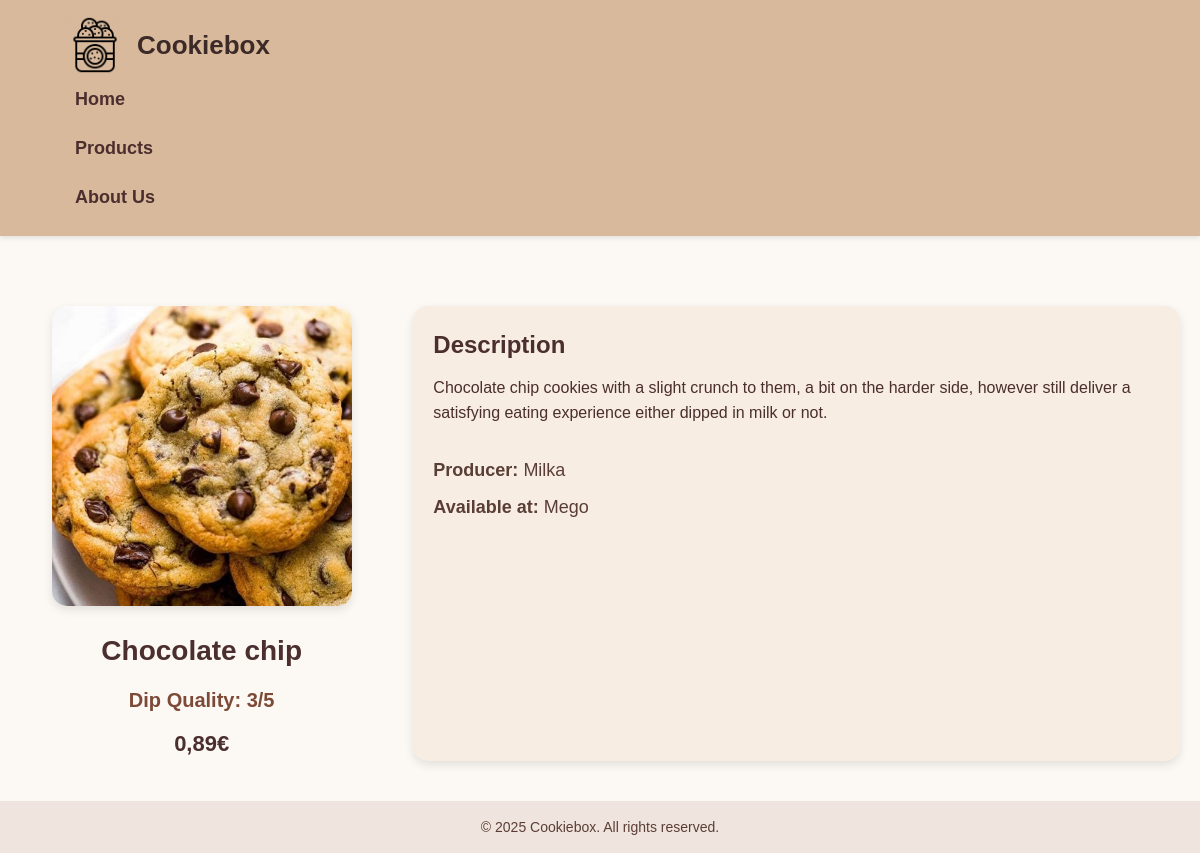
Before: /product/1 with the older database file.
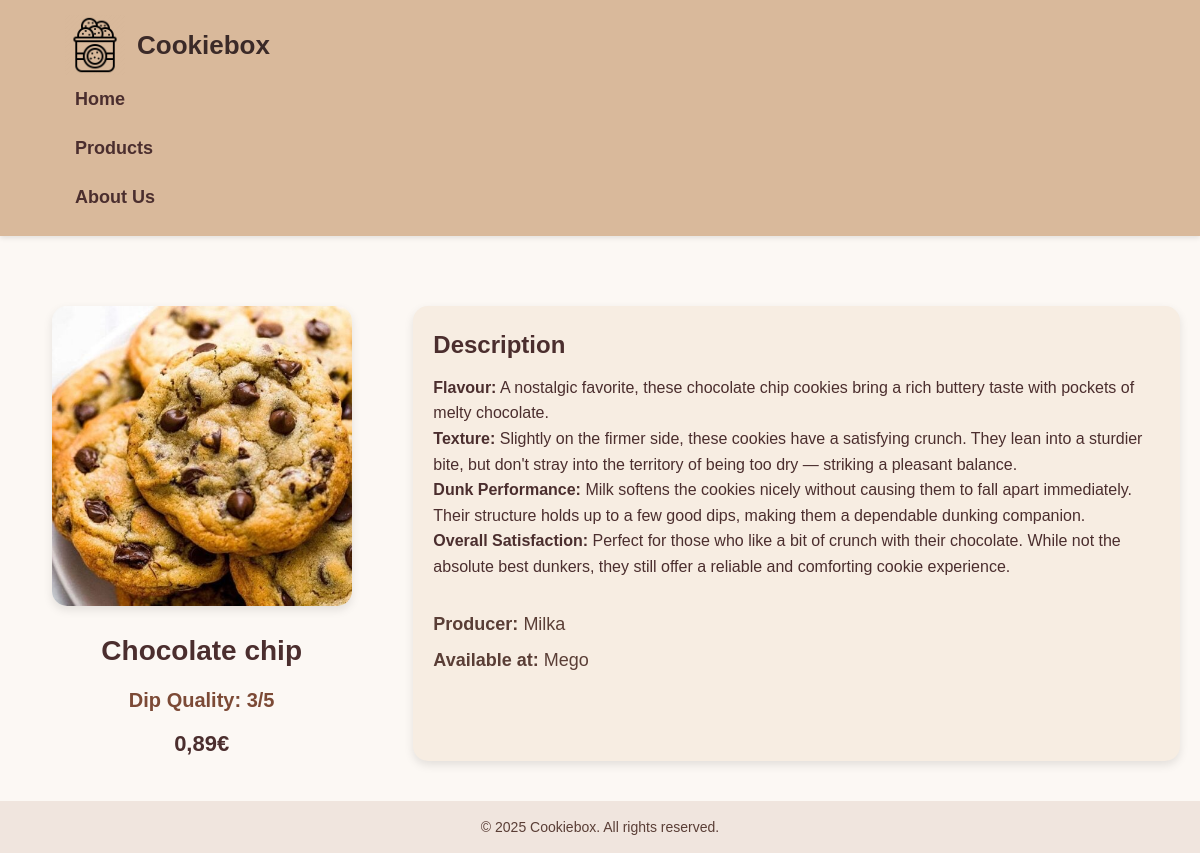
After: the same page with the newer database file.
### tables this page shows
CREATE TABLE products (
	id INTEGER NOT NULL PRIMARY KEY AUTOINCREMENT,
	name TEXT NOT NULL,
	price REAL NOT NULL,
	image TEXT,
	producer_id INTEGER NOT NULL,
	shop_id INTEGER, dip_id INTEGER, description TEXT,
	CONSTRAINT products_producers_FK FOREIGN KEY (id) REFERENCES producers(id),
	CONSTRAINT products_shops_FK FOREIGN KEY (id) REFERENCES shops(id),
	CONSTRAINT products_dipping_quality_FK FOREIGN KEY (id) REFERENCES dipping_quality(id)
);

CREATE TABLE dipping_quality (
	id INTEGER NOT NULL PRIMARY KEY AUTOINCREMENT,
	dipping_quality INTEGER NOT NULL
);

CREATE TABLE producers (
	id INTEGER NOT NULL PRIMARY KEY AUTOINCREMENT,
	name TEXT NOT NULL
);

CREATE TABLE shops (
	id INTEGER NOT NULL PRIMARY KEY AUTOINCREMENT,
	name TEXT NOT NULL
);

### app.py (the view)
@app.route("/product/<int:product_id>")
def products_show(product_id):
    conn = get_db_connection()
    product = conn.execute(
        """
        SELECT
            products.*,
            producers.name AS producer_name,
            shops.name AS shop_name,
            dipping_quality.dipping_quality AS dip_quality
        FROM products
        LEFT JOIN producers ON products.producer_id = producers.id
        LEFT JOIN shops ON products.shop_id = shops.id
        LEFT JOIN dipping_quality ON products.dip_id = dipping_quality.id
        WHERE products.id = ?
        """,
        (product_id,)
    ).fetchone()
    conn.close()
    return render_template("products_show.html", product=product)

### app.py (called while the page is built)
def get_db_connection():
    db = Path(__file__).parent / "Cepumkaste.db"
    conn = sqlite3.connect(db)
    conn.row_factory = sqlite3.Row
    return conn

### templates/products_show.html (shortened to what this page needs)
{% extends "base.html" %}
{% block content %}
<div class="product-detail">
    <div class="product-image-section">
        <img src="{{ url_for('static', filename='images/products/' + product.image) }}" alt="{{ product.name }}" class="product-image">
        <h2 class="product-name">{{ product.name }}</h2>
        <p class="dip-quality">Dip Quality: {{ product.dip_quality }}/5</p>
        <p class="product-price">{{ product.price }}€</p>
    </div>
    <div class="product-description-section">
        <h3>Description</h3>
        <p>{{product.description.replace('\\n', '<br>') | safe}}</p>
        <div class="product-info-bottom">
            <p><strong>Producer:</strong> {{ product.producer_name }}</p>
            <p><strong>Available at:</strong> {{ product.shop_name }}</p>
        </div>
    </div>
</div>
{% endblock %}

### templates/base.html (shortened to what this page needs)
<!DOCTYPE html>
<html lang="en">
<head>
    <link rel="stylesheet" href="{{ url_for('static', filename='style.css') }}">
</head>
<body>
    <header>
        <nav class="navbar">
            <div class="logo">
                <a href="{{ url_for('home') }}" class="logo-link">
                    <img src="{{ url_for('static', filename='images/logo.jpg') }}" alt="Cookiebox Logo" class="logo-img">
                    <span class="logo-text">Cookiebox</span>
                </a>
            </div>
            <ul class="nav-links">
                <li><a href="{{ url_for('home') }}">Home</a></li>
                <li><a href="{{ url_for('products') }}">Products</a></li>
                <li><a href="{{ url_for('about') }}">About Us</a></li>
            </ul>
        </nav>
    </header>
    <main>
        {% block content %}{% endblock %}
    </main>
    <footer>
        <p>&copy; 2025 Cookiebox. All rights reserved.</p>
    </footer>
</body>
</html>

### static/style.css (style rules this page uses)
* { margin: 0; padding: 0; box-sizing: border-box; }
body { font-family: 'Poppins', Arial, sans-serif; background-color: #fcf8f4; color: #4b2e2e; line-height: 1.6; }
header { background-color: #d9b99b; color: #3b2a28; padding: 15px 50px; display: flex; align-items: center; justify-content: space-between; box-shadow: 0 2px 5px rgba(0, 0, 0, 0.1); }
.logo { display: flex; align-items: center; }
.logo-link { display: flex; align-items: center; text-decoration: none; color: #3b2a28; }
.logo-img { height: 60px; width: auto; object-fit: contain; }
.logo-text { font-size: 26px; font-weight: 700; margin-left: 12px; color: #3b2a28; line-height: 1; display: flex; align-items: center; height: 60px; }
nav a { color: #3b2a28; margin: 0 15px; text-decoration: none; font-size: 18px; font-weight: 600; transition: color 0.3s, border-bottom 0.3s; }
main { padding: 40px 20px; }
footer { background-color: #f0e5de; text-align: center; padding: 15px; font-size: 14px; color: #5a3e36; }
ul { list-style-type: none; }
ul li a { text-decoration: none; color: #4b2e2e; font-weight: 600; display: block; padding: 10px; transition: background-color 0.3s; }
.product-detail { display: flex; flex-wrap: wrap; gap: 30px; margin-top: 30px; }
.product-image-section { flex: 1; min-width: 300px; text-align: center; }
.product-image { width: 300px; height: 300px; object-fit: cover; border-radius: 15px; box-shadow: 0 4px 10px rgba(0,0,0,0.1); }
.product-name { font-size: 28px; margin-top: 15px; color: #4b2e2e; }
.dip-quality { font-size: 20px; font-weight: 600; margin-top: 10px; color: #7c4a36; }
.product-price { font-size: 22px; font-weight: bold; margin-top: 10px; color: #4b2e2e; }
.product-description-section { flex: 2; min-width: 300px; background-color: #f7ede2; padding: 20px; border-radius: 15px; box-shadow: 0 4px 10px rgba(0,0,0,0.1); }
.product-description-section h3 { margin-bottom: 10px; font-size: 24px; color: #4b2e2e; }
.product-info-bottom { margin-top: 30px; }
.product-info-bottom p { margin-bottom: 8px; font-size: 18px; color: #5a3e36; }

Changed rows visible on the page:
changed products "Chocolate chip": description.replace "Chocolate chip cookies with a slight crunch to them, a bit on the harder side, however still deliver a satisfying eating experience either dipped in milk or not." → "Flavour: A nostalgic favorite, these chocolate chip cookies bring a rich buttery taste with pockets of melty chocolate. Texture: Slightly on the firmer side, these cookies have a satisfying crunch. They lean into a sturdier bite, but don't stray into the territory of being too dry — striking a pleasant balance. Dunk Performance: Milk softens the cookies nicely without causing them to fall apart immediately. Their structure holds up to a few good dips, making them a dependable dunking companion. Overall Satisfaction: Perfect for those who like a bit of crunch with their chocolate. While not the absolute best dunkers, they still offer a reliable and comforting cookie experience."
